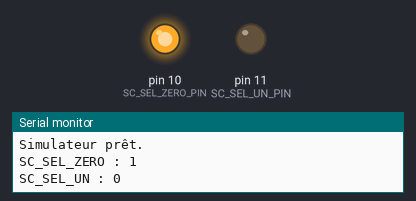
Simulated run of this sketch. Board: Arduino Uno, built with avr-gcc and run on an emulated ATmega328P. On the bench: output pins drawn as LEDs (lit = HIGH), the last lines printed to the serial monitor.

Above: at 1.0 s.
At 3.0 s:
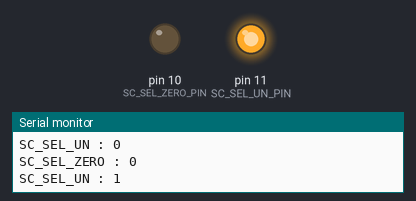
Timing chart, 0 to 5.2 s (numbered marks = the images above):
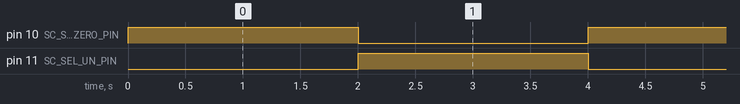

The sketch:

sketch_dec17a.ino
```cpp
#define SC_SEL_ZERO_PIN 10  // Broche à connecter à SC_SEL_ZERO_PIN de l'Arduino principal
#define SC_SEL_UN_PIN 11    // Broche à connecter à SC_SEL_UN_PIN de l'Arduino principal

void setup() {
  pinMode(SC_SEL_ZERO_PIN, OUTPUT);
  pinMode(SC_SEL_UN_PIN, OUTPUT);

  Serial.begin(9600);
  Serial.println("Simulateur prêt.");
}

void loop() {
  // Simuler des impulsions
  digitalWrite(SC_SEL_ZERO_PIN, HIGH);
  digitalWrite(SC_SEL_UN_PIN, LOW);
  Serial.println("SC_SEL_ZERO : 1");
  Serial.println("SC_SEL_UN : 0");
  delay(2000);  // Maintenir pendant 1 seconde
  Serial.print("\n");

  digitalWrite(SC_SEL_ZERO_PIN, LOW);
  digitalWrite(SC_SEL_UN_PIN, HIGH);
  Serial.println("SC_SEL_ZERO : 0");
    Serial.println("SC_SEL_UN : 1");
  delay(2000);  // Maintenir pendant 1 seconde
  Serial.print("\n");

}
```

Measured:
- by itself, pin 10 (SC_SEL_ZERO_PIN), pin 11 (SC_SEL_UN_PIN): alternates HIGH for 2.0 s and LOW for 2.0 s
